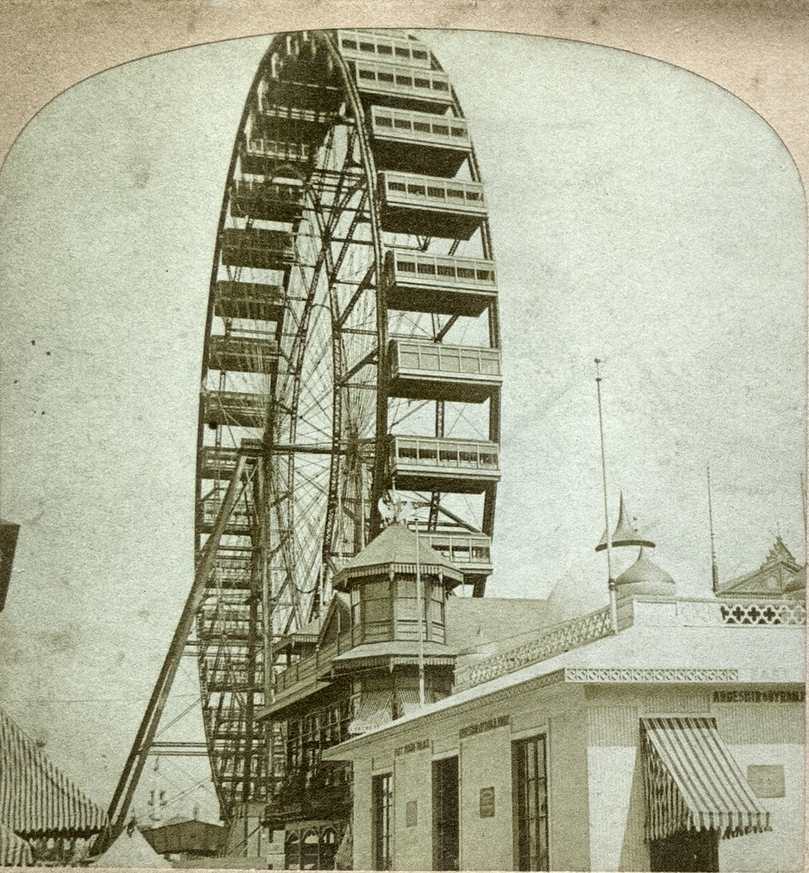
%> input picture matlab/vvr_process/image_left.png, 809 x 873 px, shrunk from 1135 x 1225 before the run
$ octave --eval "result = comp_extract_avgdata('image_left.png');"   (GNU Octave 9; MATLAB toolbox functions it lacks are replaced by stand-ins)
%> lines starting %> are read from the running program, lines starting %| are printed output that depends on the picture; in (x1, y1, x2, y2) boxes, pixels count from 0 and x2, y2 are one past the last pixel; in counts of white or black regions, pixels touching at a corner belong together; the program's own positions count from 1
%> in comp_extract_avgdata, image_original is the input picture: size 873x809x3 uint8; mean R, G, B 171.5, 173.4, 149.5
### matlab/vvr_process/stereocardBox.m
function [ scBox, Iycbcr, image_gray, sliceBW, isRGB ] = stereocardBox( image_original )
%STEREOCARDBOX returns a bounding box isolating a stereocard from
%background
    cardtic = tic;

    % Find dimensions to determine if RGB or Grayscale
    imD = size(image_original);
%> imD = [873 809 3]
    imD = numel(imD);
%> imD = 3

    if imD > 2
        isRGB = 'true';
    else
        isRGB = 'false';
    end

    switch isRGB
        case 'true'
            Iycbcr = rgb2ycbcr(image_original);
%> Iycbcr: size 873x809x3 uint8; mean of channels 1, 2, 3 162.1, 117.8, 128.9

            % Split out Cb channel and invert it so the card is white
            slice1 = Iycbcr(:,:,2);
            slice1 = max(slice1(:))-slice1;
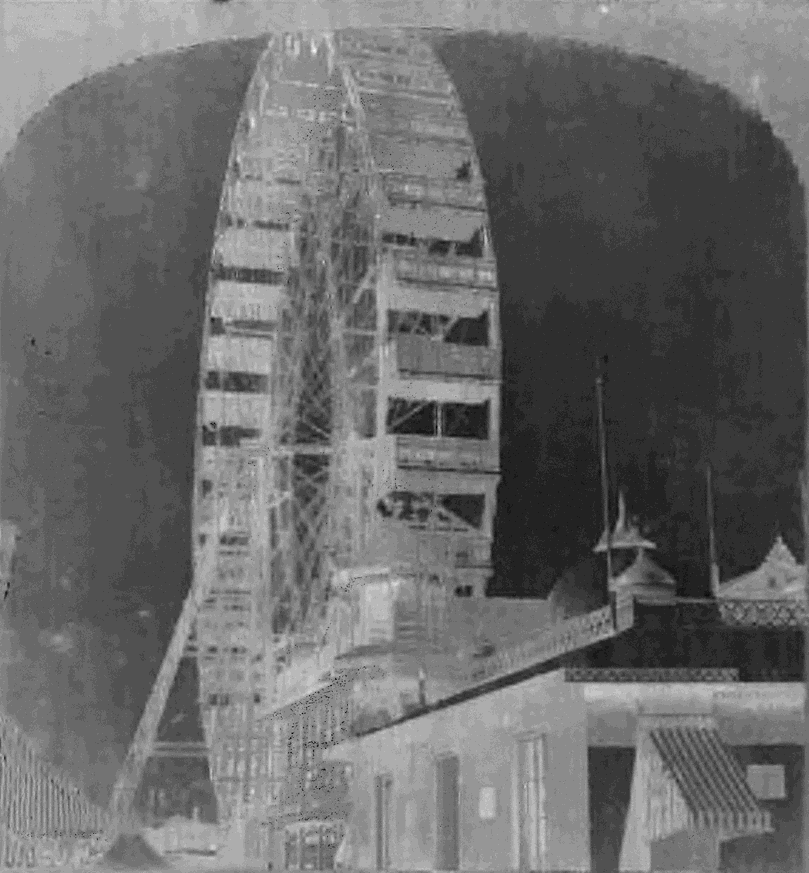
%> slice1: size 873x809 uint8; min 0, max 22, mean 9.2; drawn with min black and max white
            slice2 = Iycbcr(:,:,3);
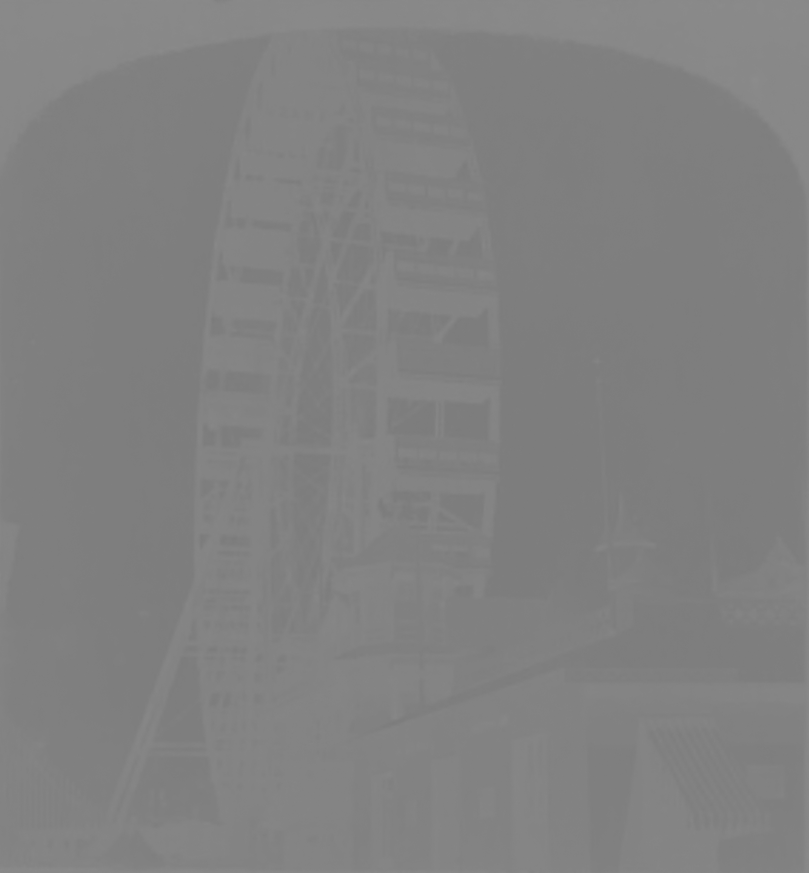
%> slice2: size 873x809 uint8; min 123, max 140, mean 128.9

            cb_range = range(slice1(:));
%> cb_range = 22
            cr_range = range(slice2(:));
%> cr_range = 17

            image_gray = slice1 + slice2;
            image_gray = mat2gray(image_gray);
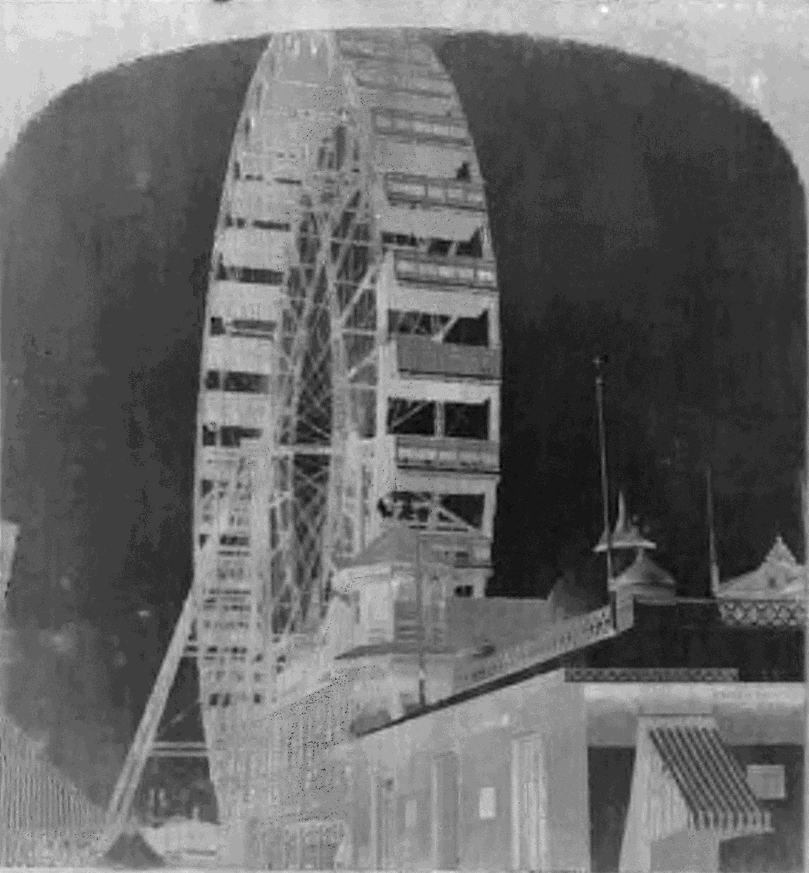
%> image_gray: size 873x809 double; min 0, max 1, mean 0.409

        case 'false'
            image_gray = mat2gray(image_original);
            fake_rgb = cat(3,image_gray,image_gray,image_gray);
            Iycbcr = rgb2ycbcr(fake_rgb);
    end

%     % Light on Dark or Dark on Light?
%     im_h = size(image_original,1);
%     im_w = size(image_original,2);
%
%     w_deci = floor(im_w/10);
%     h_deci = floor(im_h/10);
%
%     avg_bright = zeros(1,2);
%
%     % Find brightness of edges
%     edge1 = image_gray(:,1:w_deci);
%     edge2 = image_gray(:,9*w_deci:end);
%     edges = cat(2,edge1,edge2);
%     avg_bright(1) = mean(edges(:));
%
%     % Find mid/card brightness
%     center = image_gray(3*h_deci:7*h_deci,3*w_deci:7*w_deci);
%     avg_bright(2) = mean(center(:));
%
%     % Returns
%     % 1 if edges brigther
%     % 2 if interior brighter
%     [~,brighter] = max(avg_bright);
%
%     switch brighter
%         case 1 % Light Card
%             % Calculate threshold, and convert to black and white
%             [level, EM] = graythresh(image_gray);
%             if EM > 0.5
%                 sliceBW = im2bw(image_gray, level);
%             else
%                 sliceBW = im2bw(image_gray);
%             end
%
%             % Erode to quickly remove stray pixels
%             sliceBW = imerode(sliceBW,strel('diamond',11));
%
%             % Find the non-zero values (i.e. the card)
%             [r,c] = find(sliceBW);
%
%             % Bounding Box points are highest and lowest x/y values
%             x0 = min(c);
%             y0 = min(r);
%             w1 = max(c);
%             h1 = max(r);
%
%         case 2 % Dark Card
%             % invert to get brighter image
%             image_indexing = 1-image_gray;
%             image_indexing = histeq(image_indexing);
%             image_indexing = im2bw(image_indexing);
%             image_indexing = imclearborder(image_indexing);
%
%             % Morph clean-up
%             image_cleaned = imclose(image_indexing,strel('diamond',11));
%             image_filled = imfill(image_cleaned,'holes');
%
%             % label bw regions
%             L = bwlabel(image_filled);
%
%             % the most common label will be the card or the background
%             common_label = mode(L(:));
%             [r,c] = find(L==common_label);
%
%             x0 = min(c);
%             y0 = min(r);
%             w1 = max(c);
%             h1 = max(r);
%
%             if x0 == 1 || y0 == 1
%                 img_ind = L==common_label;
%                 img_ind = 1-img_ind;
%                 img_ind = imopen(img_ind,strel('diamond',9));
%
%                 [r,c] = find(img_ind);
%
%                 x0 = min(c);
%                 y0 = min(r);
%                 w1 = max(c);
%                 h1 = max(r);
%             end
%
%
%     end

    % Calculate threshold, and convert to black and white
    [level, EM] = graythresh(image_gray);
%> level = 0.422; EM = 0.753
    if EM > 0.5
        sliceBW = im2bw(image_gray, level);
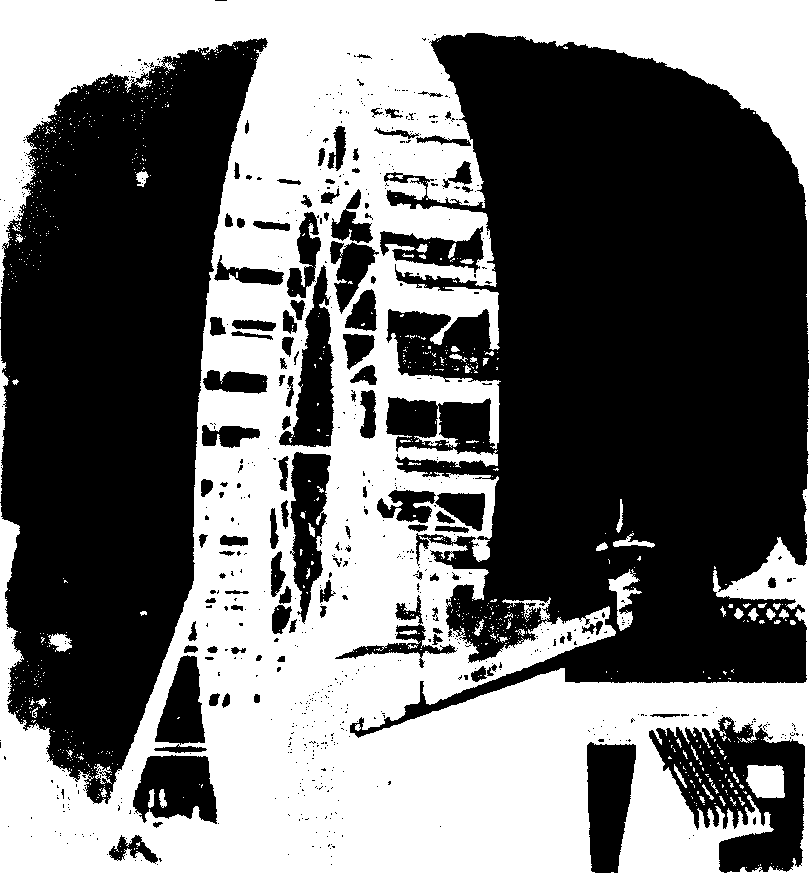
%> sliceBW: size 873x809 logical; 44.5% white; 841 white regions (771 under 20 px), largest, box (x1, y1, x2, y2) and area: (0, 0, 809, 873) 306930, (746, 765, 785, 798) 1105, (608, 569, 642, 631) 815
    else
        sliceBW = im2bw(image_gray);
    end

    % Erode to quickly remove stray pixels
    sliceBW = imerode(sliceBW,strel('disk',7));
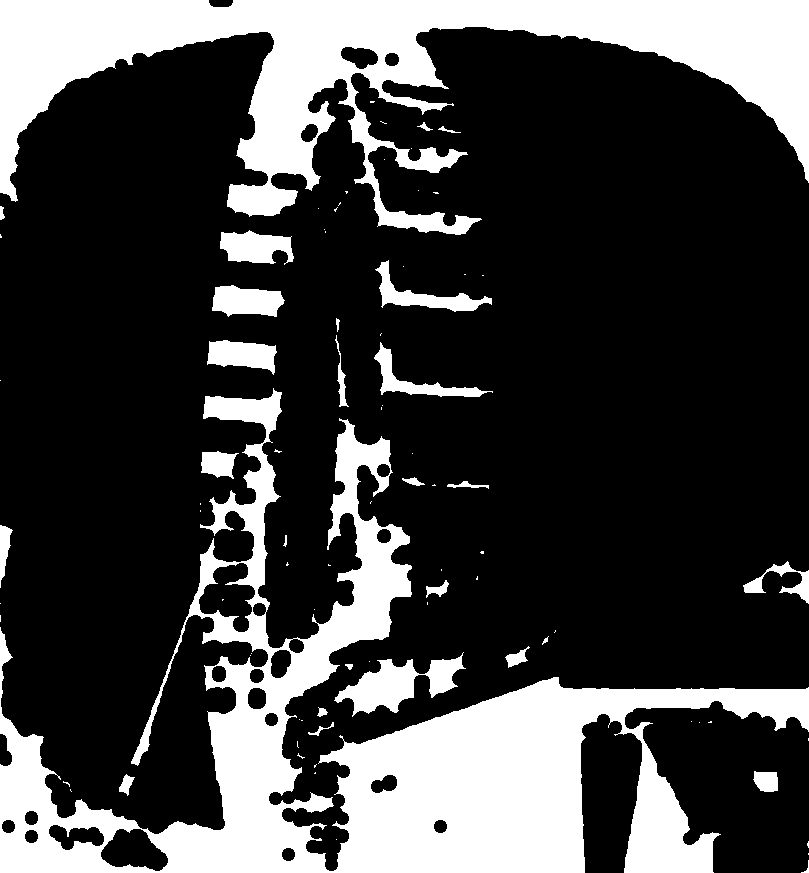
%> sliceBW: size 873x809 logical; 25.9% white; 83 white regions (55 under 20 px), largest, box (x1, y1, x2, y2) and area: (0, 388, 809, 873) 99511, (0, 0, 809, 235) 67516, (334, 652, 466, 717) 3509

    % Find the non-zero values (i.e. the card)
    [r,c] = find(sliceBW);
%> r = 182896 values from 1 to 873; c = 182896 values from 1 to 809

    % Bounding Box points are highest and lowest x/y values
    x0 = min(c);
%> x0 = 1
    y0 = min(r);
%> y0 = 1
    w1 = max(c);
%> w1 = 809
    h1 = max(r);
%> h1 = 873

    % Calculate width/height values for bounding box
    h0 = h1 - y0;
%> h0 = 872
    w0 = w1 - x0;
%> w0 = 808

    scBox = [x0,y0,w0,h0];
%> scBox = [1 1 808 872]

    cardtoc = toc(cardtic);
    disp(['cropbox cropping took: ',num2str(cardtoc)]);

end

### matlab/vvr_process/comp_extract_avgdata.m
function [ image_card, image_pair, image_left, image_right] = comp_extract_avgdata( image_path )
%IMEXTRACT identifies and extracts the right and left images from a
%stereocard
    ttime = tic;

    disp('running imextract');

    try % Read in Image
        image_original = imread(image_path);
    catch
        disp('error reading image');
    end

    try % crop to original stereocard, flag non RGB
        [cropbox, Iycbcr, card_gray, sliceBW, ~] = stereocardBox(image_original);
%> cropbox = [1 1 808 872]

        stereocard = imcrop(image_original,cropbox);
        cropYCbCr = imcrop(Iycbcr,cropbox);
    catch
        disp('error extracting stereocard');
    end

    image_card = stereocard;

    % Determine if image is already cropped as a result of prior step
    image_size = size(image_original);
%> image_size = [873 809 3]
    width_ratio = size(stereocard,2)/image_size(2);
%> width_ratio = 1
    height_ratio = size(stereocard,1)/image_size(1);
%> height_ratio = 1

    if width_ratio > 0.78
        x_case = 'needs_crop';
    else
        x_case = 'already_cropped';
    end

    if height_ratio > 0.7
        y_case = 'needs_crop';
    else
        y_case = 'already_cropped';
    end

    % X Avg values
    % (for standardized plot of [1:1000]
    %
    %  mu_l = 86.5
    %  mu_r = 914.3

    x_avg = [86.5,914.3];
    x_avg = x_avg/1000;

    % Y Avg values
    % (for standardized plot of [1:1000]
    %
    %  mu_l = 42.0
    %  mu_r = 944.7

    y_avg = [42.0, 944.7];
    y_avg = y_avg/1000;

    % Use exsiting edges if already cropped, otherwise calculate left/right edge pair
    switch x_case
        case 'already_cropped'
            xpoints = [1,size(stereocard,2)];

        case 'needs_crop'
            % Find the main pair of images
            try
                width = size(stereocard,2);
%> width = 809
                xpoints = floor(x_avg * width);
%> xpoints = [69 739]
            catch
                disp('error finding x points');
            end

    end

    switch y_case
        case 'already_cropped'
            ypoints = [1,size(stereocard,1)];

        case 'needs_crop'
            try
                height = size(stereocard,1);
%> height = 873
                ypoints = floor(y_avg*height);
%> ypoints = [36 824]
            catch
                disp('error finding y points');
            end
    end

    try
        x0 = xpoints(1);
        y0 = ypoints(1);
        w0 = xpoints(2)-xpoints(1);
        h0 = ypoints(2)-ypoints(1);
        corebox = [x0,y0,w0,h0];
    catch
        disp('error creating cropbox');
    end

    try
        image_pair = imcrop(stereocard,corebox);
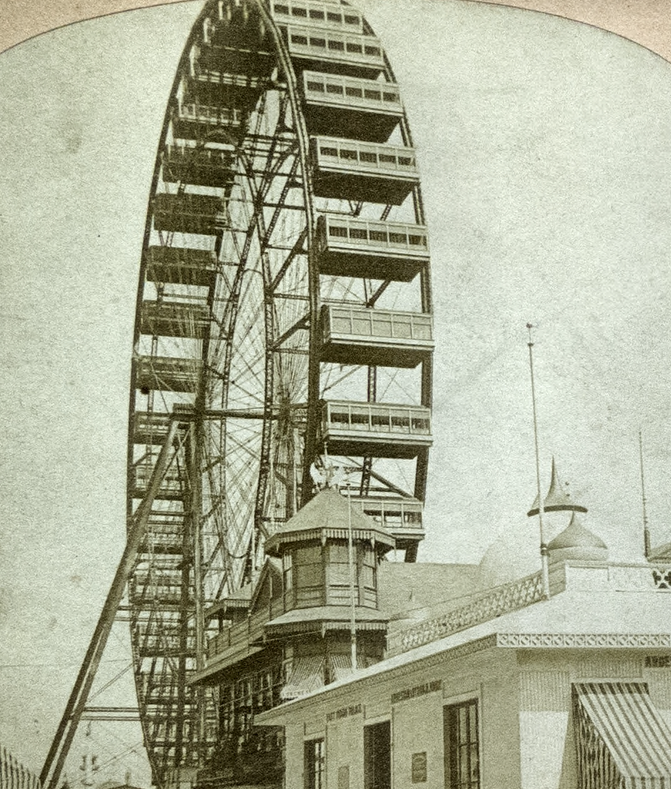
%> image_pair: size 789x671x3 uint8; mean R, G, B 170.6, 173.7, 150.1
    catch
        disp(['error cropping pairs']);
    end

    try
        imw = size(image_pair,2);
        halfw = floor(imw/2);

        image_left = image_pair(:,1:halfw,:);
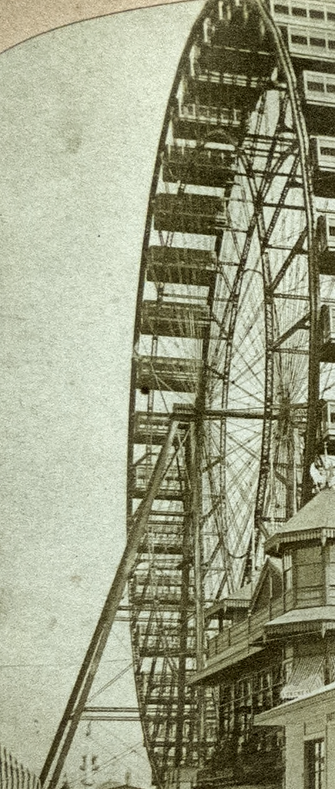
%> image_left: size 789x335x3 uint8; mean R, G, B 154.4, 156.6, 130
        image_right = image_pair(:,halfw+1:2*halfw,:);

    catch
        disp(['error making left/right images']);
    end

    elapsed_time = toc(ttime);
%     disp(['Total Time: ',num2str(elapsed_time)]);

end

$ run again, on matlab/vvr_process/image_right.png
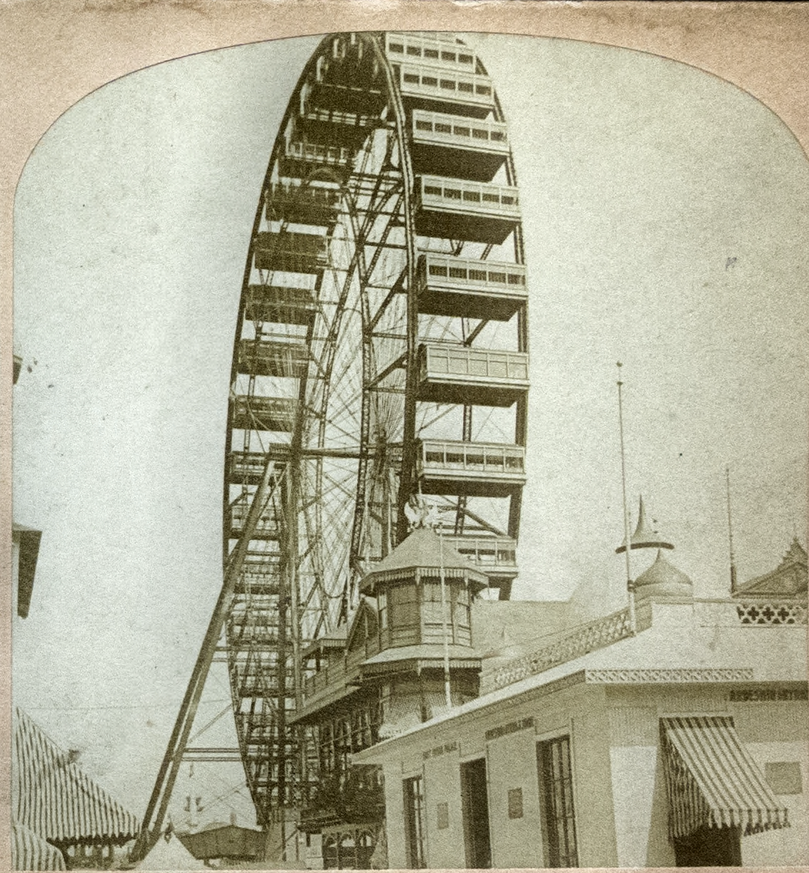
%> input picture matlab/vvr_process/image_right.png, 809 x 873 px, shrunk from 1135 x 1225 before the run
%> in comp_extract_avgdata, image_original is the input picture: size 873x809x3 uint8; mean R, G, B 176.5, 174.8, 152.1
%> Iycbcr: size 873x809x3 uint8; mean of channels 1, 2, 3 164.4, 117.8, 130.3
%> cb_range = 21
%> cr_range = 19
%> level = 0.4; EM = 0.715
%> in stereocardBox, `sliceBW = imerode(sliceBW,strel('disk',7));`:
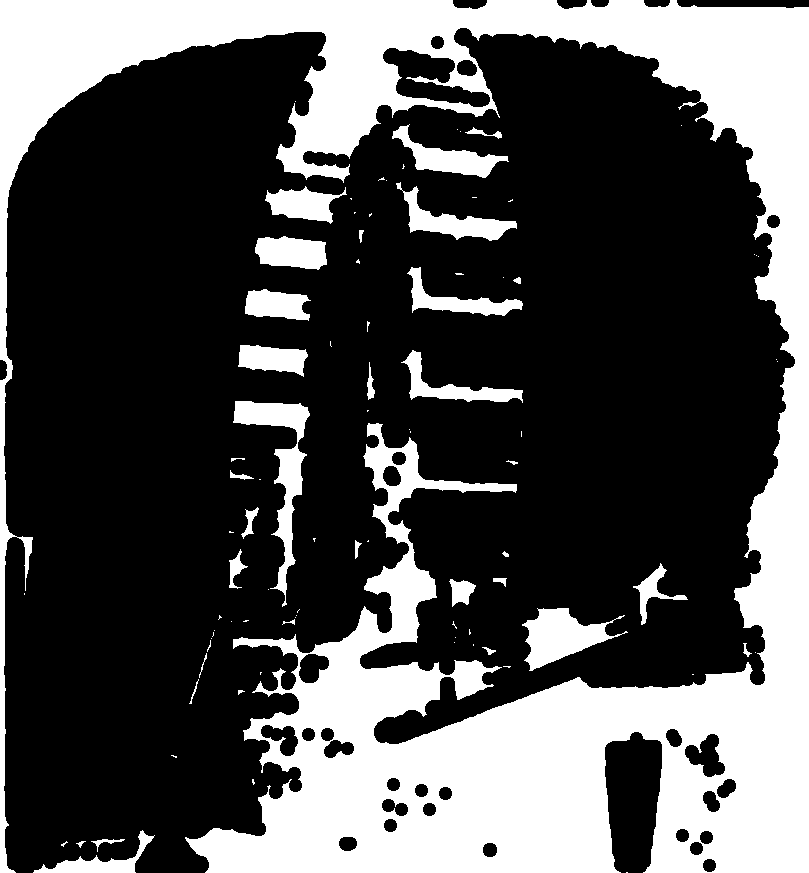
%> sliceBW: size 873x809 logical; 31.5% white; 89 white regions (56 under 20 px), largest, box (x1, y1, x2, y2) and area: (0, 0, 809, 873) 196800, (233, 401, 310, 607) 3865, (522, 608, 628, 671) 3151
%> r = 222577 values from 1 to 873; c = 222577 values from 1 to 809
%> in stereocardBox, `x0 = min(c);`: x0 = 1
%> w1 = 809
%> h1 = 873
%> in stereocardBox, `h0 = h1 - y0;`: h0 = 872
%> in stereocardBox, `w0 = w1 - x0;`: w0 = 808
%> scBox = [1 1 808 872]
%> in comp_extract_avgdata, `image_left = image_pair(:,1:halfw,:);`:
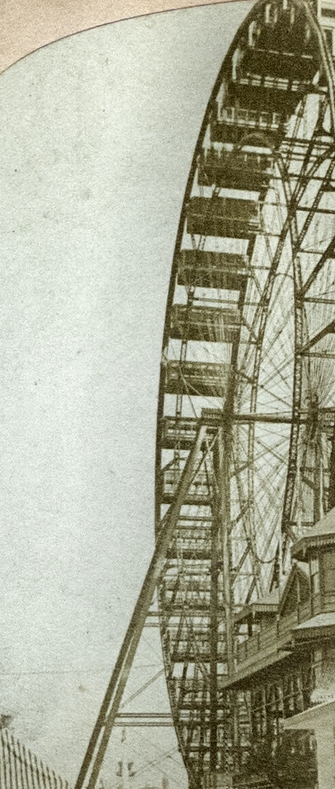
%> image_left: size 789x335x3 uint8; mean R, G, B 170.3, 171.3, 150.7
